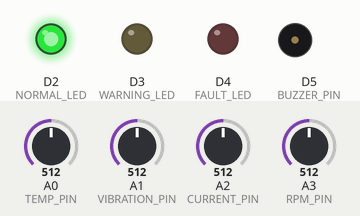
Recording of a sketch running on a simulated STM32 Nucleo. Shown: output pins drawn as LEDs (lit = HIGH), buzzer (waves = sounding, pin HIGH). The test bench sets the inputs (shaded band); at power-on: A0 (TEMP_PIN) = 512, A1 (VIBRATION_PIN) = 512, A3 (RPM_PIN) = 512, A2 (CURRENT_PIN) = 512 (analog values on the 0–1023 scale). What the sketch prints to the serial monitor is not drawn.

Above: at 2.8 s.
2.9 s: A0 (TEMP_PIN) set to 659
4.4 s: A0 (TEMP_PIN) set to 684
At 5.9 s:
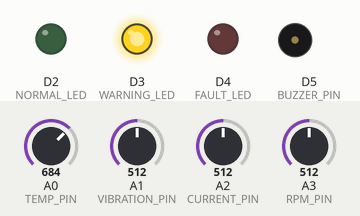
6.5 s: A1 (VIBRATION_PIN) set to 666
8.2 s: A1 (VIBRATION_PIN) set to 689
At 10.2 s:
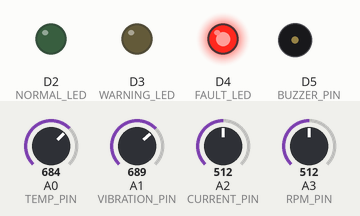
10.5 s: A1 (VIBRATION_PIN) set to 306
At 11.7 s:
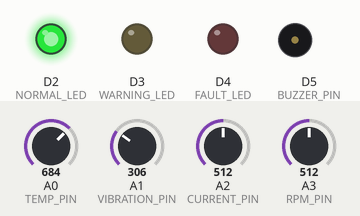
12.5 s: A3 (RPM_PIN) set to 207
14.2 s: A3 (RPM_PIN) set to 190
At 16.0 s:
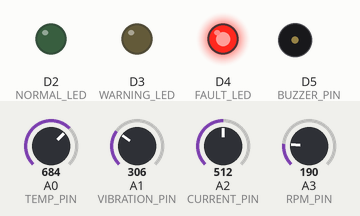
Timing chart, 0 to 17.5 s (numbered marks = the images above; inputs shaded):
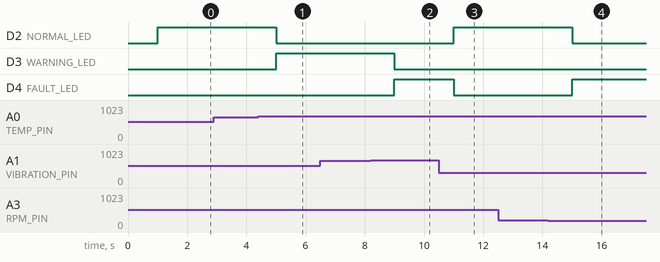

The sketch:

sketch.ino
```cpp
#include <Arduino.h>

// Smart Motor Health & Fault Detection System
// STM32 ADC-based embedded monitoring demonstration.

constexpr uint8_t TEMP_PIN = A0;
constexpr uint8_t VIBRATION_PIN = A1;
constexpr uint8_t CURRENT_PIN = A2;
constexpr uint8_t RPM_PIN = A3;
constexpr uint8_t NORMAL_LED = D2;
constexpr uint8_t WARNING_LED = D3;
constexpr uint8_t FAULT_LED = D4;
constexpr uint8_t BUZZER_PIN = D5;

struct MotorData {
  float temperatureC;
  float vibrationG;
  float currentA;
  uint16_t rpm;
  float health;
  const char* state;
  const char* fault;
};

MotorData motor{};
uint32_t lastSample = 0;
uint32_t sampleCount = 0;

float readScaled(uint8_t pin, float maximum) {
  return analogRead(pin) * maximum / 4095.0f;
}

void calculateMotorHealth() {
  float temperatureRisk = constrain((motor.temperatureC - 70.0f) / 35.0f, 0.0f, 1.0f);
  float vibrationRisk = constrain((motor.vibrationG - 0.25f) / 1.0f, 0.0f, 1.0f);
  float currentRisk = constrain((motor.currentA - 8.0f) / 7.0f, 0.0f, 1.0f);
  float rpmRisk = motor.rpm < 900 ? 0.35f : 0.0f;
  float risk = 0.35f * temperatureRisk + 0.30f * vibrationRisk +
               0.20f * currentRisk + 0.15f * rpmRisk;
  motor.health = 100.0f * (1.0f - risk);

  if (motor.temperatureC >= 95.0f) motor.fault = "OVER_TEMPERATURE";
  else if (motor.vibrationG >= 1.0f) motor.fault = "EXCESS_VIBRATION";
  else if (motor.currentA >= 13.0f) motor.fault = "OVER_CURRENT";
  else if (motor.rpm < 700) motor.fault = "STALL_OR_LOW_SPEED";
  else motor.fault = "NONE";

  if (strcmp(motor.fault, "NONE") != 0) motor.state = "FAULT";
  else if (motor.health < 70.0f) motor.state = "WARNING";
  else motor.state = "NORMAL";
}

void updateIndicators() {
  digitalWrite(NORMAL_LED, strcmp(motor.state, "NORMAL") == 0);
  digitalWrite(WARNING_LED, strcmp(motor.state, "WARNING") == 0);
  digitalWrite(FAULT_LED, strcmp(motor.state, "FAULT") == 0);
  digitalWrite(BUZZER_PIN, strcmp(motor.state, "FAULT") == 0 && ((millis() / 250) % 2));
}

void readMotorSensors() {
  // Potentiometers represent conditioned industrial sensor outputs.
  motor.temperatureC = readScaled(TEMP_PIN, 130.0f);
  motor.vibrationG = readScaled(VIBRATION_PIN, 1.5f);
  motor.currentA = readScaled(CURRENT_PIN, 15.0f);
  motor.rpm = static_cast<uint16_t>(readScaled(RPM_PIN, 3600.0f));
  calculateMotorHealth();
  updateIndicators();
}

void printTelemetry() {
  Serial.printf("MOTOR,t=%lu,temp=%.1fC,vibration=%.2fg,current=%.2fA,rpm=%u,health=%.1f%%,state=%s,fault=%s,samples=%lu\n",
                millis(), motor.temperatureC, motor.vibrationG, motor.currentA,
                motor.rpm, motor.health, motor.state, motor.fault, sampleCount);
}

void setup() {
  Serial.begin(115200);
  pinMode(NORMAL_LED, OUTPUT);
  pinMode(WARNING_LED, OUTPUT);
  pinMode(FAULT_LED, OUTPUT);
  pinMode(BUZZER_PIN, OUTPUT);
  analogReadResolution(12);
  Serial.println("SMART MOTOR HEALTH & FAULT DETECTION SYSTEM");
  Serial.println("STM32 ADC monitoring node ready");
}

void loop() {
  if (millis() - lastSample >= 1000) {
    lastSample = millis();
    sampleCount++;
    readMotorSensors();
    printTelemetry();
  }
}
```

Measured:
- the behaviour switches between 669 and 670 on A0 (TEMP_PIN) (found by bisection; images 0 and 1)
- the behaviour switches between 682 and 683 on A1 (VIBRATION_PIN) (found by bisection; images 1 and 2)
- the behaviour switches between 200 and 199 on A3 (RPM_PIN) (found by bisection; images 3 and 4)
- after the input at 2.9 s, every drawn part: stays the same
- after the input at 4.4 s, D2 (NORMAL_LED): HIGH → LOW after 0.60 s; D3 (WARNING_LED): LOW → HIGH after 0.60 s
- after the input at 6.5 s, every drawn part: stays the same
- after the input at 8.2 s, D3 (WARNING_LED): HIGH → LOW after 0.80 s; D4 (FAULT_LED): LOW → HIGH after 0.80 s
- after the input at 10.5 s, D2 (NORMAL_LED): LOW → HIGH after 0.50 s; D4 (FAULT_LED): HIGH → LOW after 0.50 s
- after the input at 12.5 s, every drawn part: stays the same
- after the input at 14.2 s, D2 (NORMAL_LED): HIGH → LOW after 0.80 s; D4 (FAULT_LED): LOW → HIGH after 0.80 s
